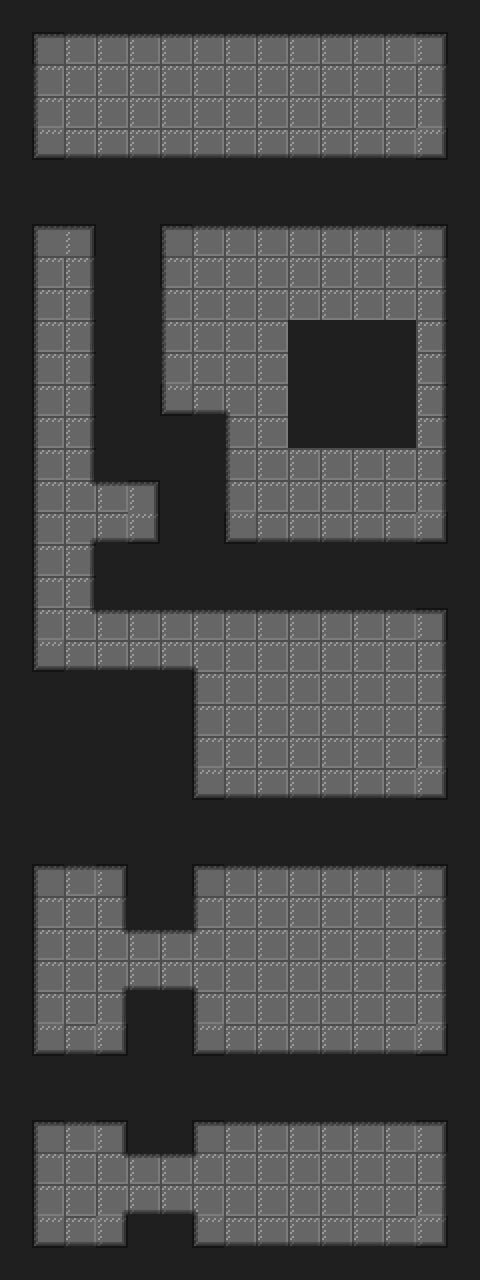

This is a level from a 2D game, rendered from its Tiled map with the project's own tilesets. A one-line summary and the map file follow, with tile-layer data summarised:
An orthogonal 15x40 tile map with 32x32 px tiles, 2 tile layers (Foreground, Collision).

<map version="1.0" orientation="orthogonal" width="15" height="40" tilewidth="32" tileheight="32">
 <tileset firstgid="1" name="tileset" tilewidth="32" tileheight="32">
  <image source="tileset.png" width="512" height="512" />
 </tileset>
 <layer name="Foreground" width="15" height="40">
  <data>[600 cells, 600 non-empty, 52 distinct tile ids]</data>
 </layer>
 <layer name="Collision" width="15" height="40">
  <data>[600 cells, 278 non-empty, 3 distinct tile ids]</data>
 </layer>
 <objectgroup name="Object Layer" width="15" height="40" />
</map>